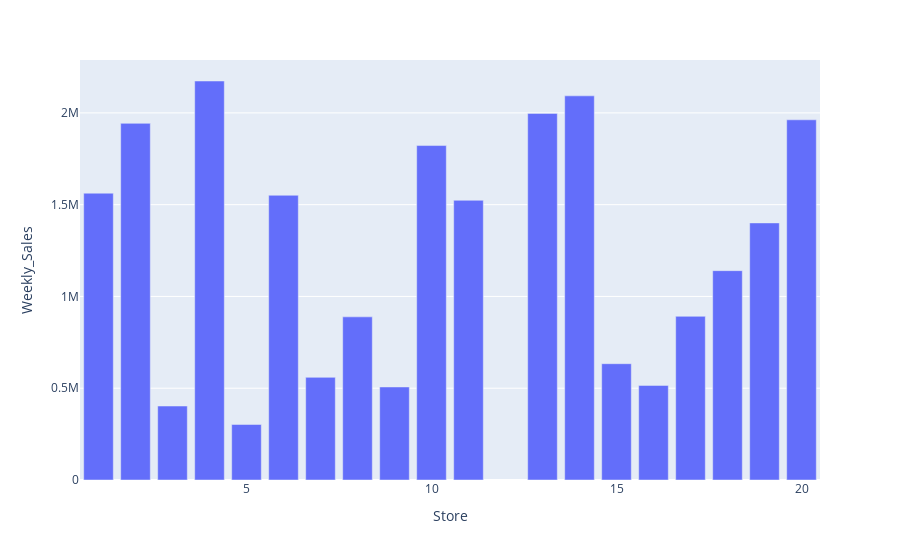

Here is the notebook cell this chart was saved with:
### Code cell
px.bar(data_temp,x='Store',y='Weekly_Sales')

### Figure 1 — Plotly figure (JSON) as saved in the notebook; plotly's stock layout.template omitted (floating-point values rounded to 4 significant figures)
{"data": [{"alignmentgroup": "True", "hovertemplate": "Store=%{x}<br>Weekly_Sales=%{y}<extra></extra>", "legendgroup": "", "marker": {"color": "#636efa", "pattern": {"shape": ""}}, "name": "", "offsetgroup": "", "orientation": "v", "showlegend": false, "textposition": "auto", "type": "bar", "x": [1, 2, 3, 4, 5, 6, 7, 8, 9, 10, 11, 13, 14, 15, 16, 17, 18, 19, 20], "xaxis": "x", "y": [1563000.0, 1943000.0, 403100.0, 2174000.0, 302500.0, 1551000.0, 559100.0, 888800.0, 506900.0, 1822000.0, 1524000.0, 1997000.0, 2093000.0, 633600.0, 515300.0, 891600.0, 1140000.0, 1401000.0, 1962000.0], "yaxis": "y"}], "layout": {"barmode": "relative", "legend": {"tracegroupgap": 0}, "margin": {"t": 60}, "xaxis": {"anchor": "y", "domain": [0, 1], "title": {"text": "Store"}}, "yaxis": {"anchor": "x", "domain": [0, 1], "title": {"text": "Weekly_Sales"}}}}
